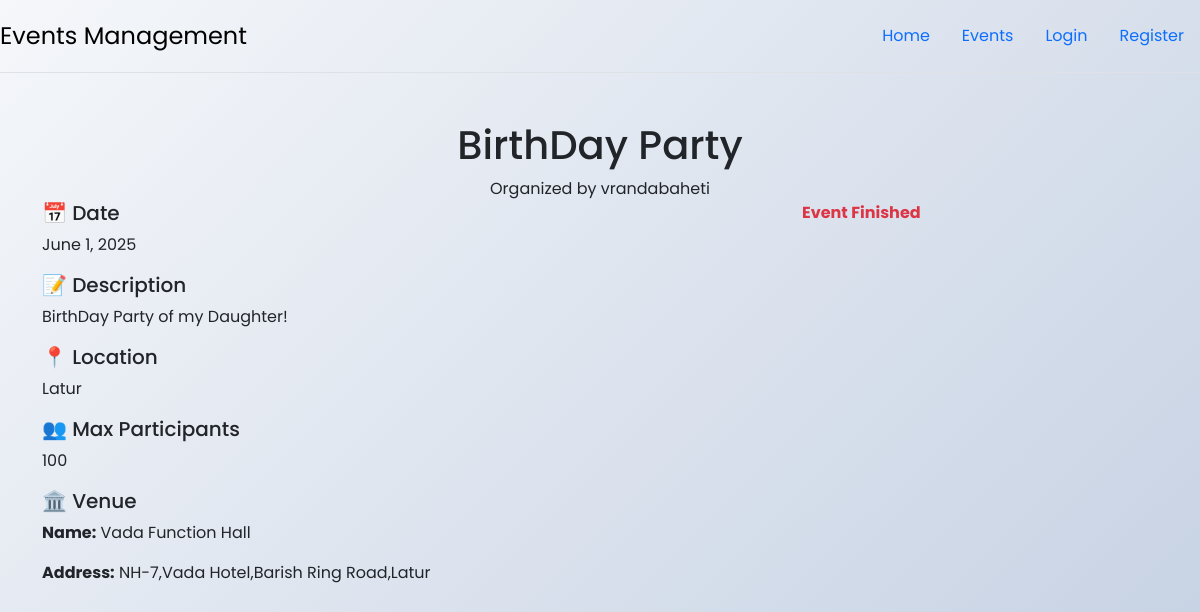
Page /details/1/ on the committed database.
### events/models.py (models this page shows, shortened)
class Event(models.Model):
    EVENT_STATUS_CHOICES = [
        ('upcoming', 'upcoming'),
        ('ongoing', 'ongoing'),
        ('completed', 'completed')
    ]
    name = models.CharField(max_length=100)
    description = models.TextField()
    date = models.DateField()
    start_time = models.TimeField()
    end_time = models.TimeField()
    is_public = models.BooleanField(default=False)
    location = models.CharField(max_length=100, blank=True, null=True)
    max_participants = models.PositiveIntegerField()
    organizer = models.ForeignKey(
        User, on_delete=models.CASCADE, related_name='organized_events')
    venue = models.ForeignKey(
        Venue, on_delete=models.CASCADE, related_name='events')
    pub_date = models.TimeField(default=now)
    status = models.CharField(
        max_length=10, choices=EVENT_STATUS_CHOICES, default="upcoming")
    def get_remaining_tickets(self):
        tickets = self.tickets.count()
        return max(0, self.max_participants - tickets)

class Venue(models.Model):
    name = models.CharField(max_length=100)
    is_virtual = models.BooleanField(default=False)
    address = models.CharField(max_length=200, blank=True, null=True)
    capacity = models.IntegerField(blank=True, null=True)
    virtual_meeting_link = models.URLField(blank=True, null=True)

### events/views.py (the view)
# urls.py: path("details/<int:pk>/", views.PublicDetails, name="details"),
def PublicDetails(request, pk):
    event = get_object_or_404(Event, pk=pk)
    user = request.user
    ticket = None
    review = None
    past_event = timezone.now().date() > event.date
    reviews = EventReview.objects.filter(event=event)
    rating = reviews.aggregate(Avg('rating'))
    if user.is_authenticated:
        ticket = Ticket.objects.filter(event=event, user=user).first()
        review = EventReview.objects.filter(event=event, reviewer=user).first()
    return render(request, "events/details_event.html", {
        "event": event,
        "user": user,
        "ticket": ticket,
        "date": timezone.now(),
        "tickets": event.get_remaining_tickets(),
        "past_event": past_event,
        "review": review,
        "reviews": reviews,
        "rating": rating
    })

### events/templates/events/details_event.html (shortened to what this page needs)
{% extends "events/base.html" %}
{% block content %}
<div class="event-header text-center">
  <h1>{{ event.name }}</h1>
  <div class="event-organizer">Organized by {{ event.organizer }}</div>
</div>
<div class="row g-4">
  <div class="col-md-8">
    <div class="event-detail-card">
      <h5>📅 Date</h5>
      <p>{{ event.date }}</p>
      <h5>📝 Description</h5>
      <p>{{ event.description }}</p>
      <h5>📍 Location</h5>
      <p>{{ event.location }}</p>
      <h5>👥 Max Participants</h5>
      <p>{{ event.max_participants }}</p>
      <h5>🏛️ Venue</h5>
      <p><strong>Name:</strong> {{ event.venue.name }}</p>
      <p><strong>Address:</strong>
        {% if event.venue.is_virtual %}
          <span class="badge bg-info text-dark">Virtual</span>
        {% else %}
          {{ event.venue.address }}
        {% endif %}
      </p>
    </div>
  </div>
  <div class="col-md-4">
    <div class="event-detail-card">
      {% if user %}
        {% if event.organizer != user %}
          {% if tickets == 0 or past_event %}
            <p class="text-danger fw-bold">Event Finished</p>
          {% else %}
            <a class="btn btn-get-spot w-100 mb-3" href="{% url 'buy-ticket' event.id %}">
              {% if ticket %}✅ Registered{% else %}🎟️ Get Your Spot{% endif %}
            </a>
          {% endif %}
        {% endif %}
      {% else %}
        <a class="btn btn-get-spot w-100" href="{% url 'buy-ticket' event.id %}" {% if tickets == 0 %}disabled{% endif %}>
          🎟️ Get Spot
        </a>
      {% endif %}
    </div>
  </div>
</div>
{% endblock %}

### events/templates/events/base.html (style rules this page uses)
body { font-family: 'Poppins', sans-serif; background: linear-gradient(135deg, #f5f7fa, #c3cfe2); min-height: 100vh; }

### rows in the picture
Event: name "BirthDay Party", organizer "vrandabaheti", date "June 1, 2025", description "BirthDay Party of my Daughter!", location "Latur", max_participants "100", venue.name "Vada Function Hall", venue.address "NH-7,Vada Hotel,Barish Ring Road,Latur"
